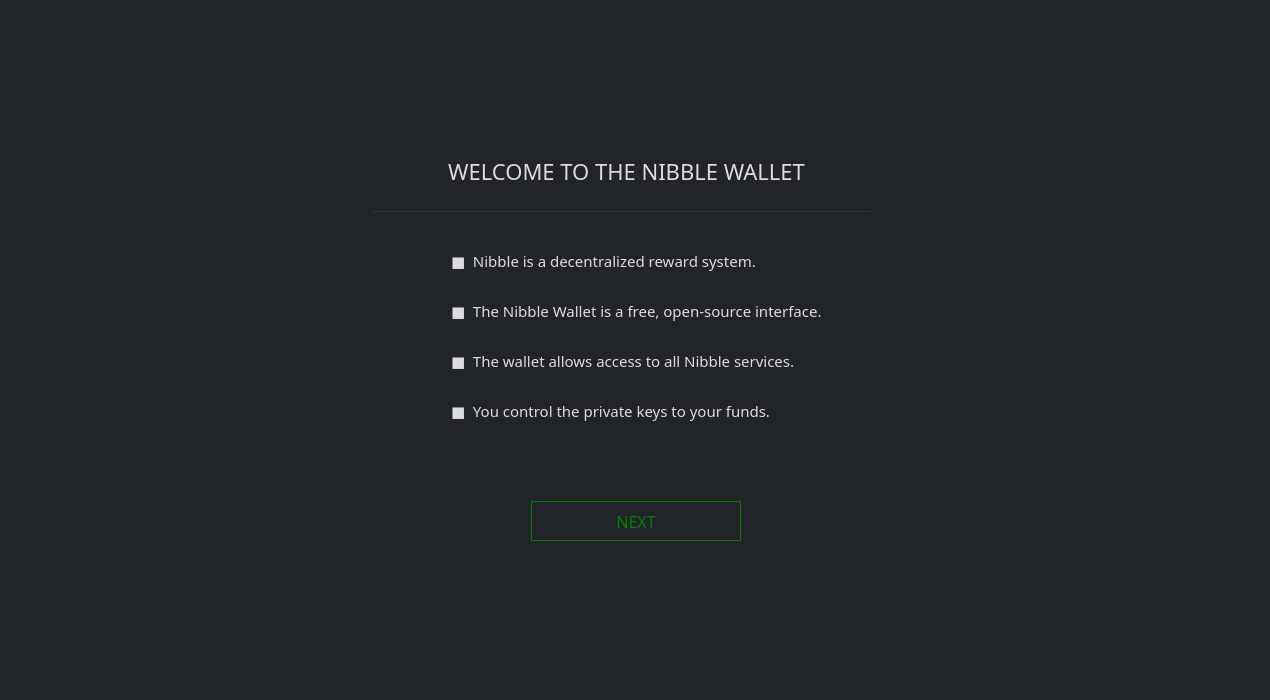
<?xml version="1.0" encoding="UTF-8"?>
<ui version="4.0">
 <class>WelcomeFrame</class>
 <widget class="QFrame" name="WelcomeFrame">
  <property name="geometry">
   <rect>
    <x>0</x>
    <y>0</y>
    <width>1270</width>
    <height>700</height>
   </rect>
  </property>
  <property name="minimumSize">
   <size>
    <width>1270</width>
    <height>700</height>
   </size>
  </property>
  <property name="font">
   <font>
    <family>Poppins</family>
    <pointsize>9</pointsize>
   </font>
  </property>
  <property name="windowTitle">
   <string>Welcome</string>
  </property>
  <property name="styleSheet">
   <string notr="true">color: #e5e5e5;
border: 0px; background-color: #212529; font-family: Poppins;</string>
  </property>
  <property name="frameShape">
   <enum>QFrame::StyledPanel</enum>
  </property>
  <property name="frameShadow">
   <enum>QFrame::Raised</enum>
  </property>
  <layout class="QVBoxLayout" name="verticalLayout">
   <item>
    <widget class="QGroupBox" name="groupBox">
     <property name="minimumSize">
      <size>
       <width>1300</width>
       <height>700</height>
      </size>
     </property>
     <property name="styleSheet">
      <string notr="true">border: 0px; color: #262626;</string>
     </property>
     <property name="title">
      <string/>
     </property>
     <widget class="QLabel" name="label_4">
      <property name="geometry">
       <rect>
        <x>-20</x>
        <y>130</y>
        <width>1281</width>
        <height>41</height>
       </rect>
      </property>
      <property name="font">
       <font>
        <family>Poppins</family>
        <pointsize>18</pointsize>
       </font>
      </property>
      <property name="styleSheet">
       <string notr="true">color: #ddd; background: transparent;</string>
      </property>
      <property name="text">
       <string>WELCOME TO THE NIBBLE WALLET</string>
      </property>
      <property name="alignment">
       <set>Qt::AlignCenter</set>
      </property>
     </widget>
     <widget class="QGroupBox" name="box1">
      <property name="geometry">
       <rect>
        <x>30</x>
        <y>100</y>
        <width>1200</width>
        <height>560</height>
       </rect>
      </property>
      <property name="title">
       <string/>
      </property>
      <widget class="QLabel" name="label_3">
       <property name="geometry">
        <rect>
         <x>410</x>
         <y>140</y>
         <width>401</width>
         <height>20</height>
        </rect>
       </property>
       <property name="font">
        <font>
         <family>Poppins</family>
         <pointsize>-1</pointsize>
        </font>
       </property>
       <property name="styleSheet">
        <string notr="true">color: #ddd;
font-size: 15px;</string>
       </property>
       <property name="text">
        <string>■  Nibble is a decentralized reward system.</string>
       </property>
      </widget>
      <widget class="QLabel" name="label_5">
       <property name="geometry">
        <rect>
         <x>410</x>
         <y>190</y>
         <width>401</width>
         <height>20</height>
        </rect>
       </property>
       <property name="font">
        <font>
         <family>Poppins</family>
         <pointsize>-1</pointsize>
        </font>
       </property>
       <property name="styleSheet">
        <string notr="true">color: #ddd;
font-size: 15px;</string>
       </property>
       <property name="text">
        <string>■  The Nibble Wallet is a free, open-source interface.</string>
       </property>
      </widget>
      <widget class="QLabel" name="label_8">
       <property name="geometry">
        <rect>
         <x>410</x>
         <y>240</y>
         <width>401</width>
         <height>20</height>
        </rect>
       </property>
       <property name="font">
        <font>
         <family>Poppins</family>
         <pointsize>-1</pointsize>
        </font>
       </property>
       <property name="styleSheet">
        <string notr="true">color: #ddd;
font-size: 15px;</string>
       </property>
       <property name="text">
        <string>■  The wallet allows access to all Nibble services.</string>
       </property>
      </widget>
      <widget class="QLabel" name="label_9">
       <property name="geometry">
        <rect>
         <x>410</x>
         <y>290</y>
         <width>401</width>
         <height>20</height>
        </rect>
       </property>
       <property name="font">
        <font>
         <family>Poppins</family>
         <pointsize>-1</pointsize>
        </font>
       </property>
       <property name="styleSheet">
        <string notr="true">color: #ddd;
font-size: 15px;</string>
       </property>
       <property name="text">
        <string>■  You control the private keys to your funds.</string>
       </property>
      </widget>
      <widget class="QPushButton" name="next1">
       <property name="geometry">
        <rect>
         <x>490</x>
         <y>390</y>
         <width>210</width>
         <height>40</height>
        </rect>
       </property>
       <property name="font">
        <font>
         <family>Poppins</family>
         <pointsize>-1</pointsize>
        </font>
       </property>
       <property name="styleSheet">
        <string notr="true">QPushButton#next1 {color: green; background-color: #212529; border: 1px solid green; font-size: 16px;}

QPushButton#next1:hover {color: green; background-color: #212529; border: 2px solid green; font-size: 16px;}</string>
       </property>
       <property name="text">
        <string>NEXT</string>
       </property>
      </widget>
      <widget class="Line" name="line_2">
       <property name="geometry">
        <rect>
         <x>330</x>
         <y>100</y>
         <width>500</width>
         <height>1</height>
        </rect>
       </property>
       <property name="styleSheet">
        <string notr="true">background-color: #333;</string>
       </property>
       <property name="orientation">
        <enum>Qt::Horizontal</enum>
       </property>
      </widget>
      <widget class="QLabel" name="label">
       <property name="geometry">
        <rect>
         <x>-10</x>
         <y>50</y>
         <width>1191</width>
         <height>21</height>
        </rect>
       </property>
       <property name="font">
        <font>
         <family>Poppins</family>
         <pointsize>-1</pointsize>
        </font>
       </property>
       <property name="styleSheet">
        <string notr="true">color: #ddd; 
font-size: 22px;
font-family: Poppins;</string>
       </property>
       <property name="text">
        <string>WELCOME TO THE NIBBLE WALLET</string>
       </property>
       <property name="alignment">
        <set>Qt::AlignCenter</set>
       </property>
      </widget>
      <zorder>label_5</zorder>
      <zorder>next1</zorder>
      <zorder>label_3</zorder>
      <zorder>label_8</zorder>
      <zorder>label_9</zorder>
      <zorder>line_2</zorder>
      <zorder>label</zorder>
     </widget>
     <widget class="QGroupBox" name="box2">
      <property name="geometry">
       <rect>
        <x>30</x>
        <y>100</y>
        <width>1200</width>
        <height>560</height>
       </rect>
      </property>
      <property name="title">
       <string/>
      </property>
      <widget class="QLabel" name="label_6">
       <property name="geometry">
        <rect>
         <x>320</x>
         <y>140</y>
         <width>581</width>
         <height>20</height>
        </rect>
       </property>
       <property name="font">
        <font>
         <family>Poppins</family>
         <pointsize>-1</pointsize>
        </font>
       </property>
       <property name="styleSheet">
        <string notr="true">color: #ddd;
font-size: 14px;</string>
       </property>
       <property name="text">
        <string>■  When creating a wallet, you are creating a set of cryptographic keys</string>
       </property>
      </widget>
      <widget class="QLabel" name="label_7">
       <property name="geometry">
        <rect>
         <x>340</x>
         <y>160</y>
         <width>521</width>
         <height>20</height>
        </rect>
       </property>
       <property name="font">
        <font>
         <family>Poppins</family>
         <pointsize>-1</pointsize>
        </font>
       </property>
       <property name="styleSheet">
        <string notr="true">color: #ddd;
font-size: 14px;</string>
       </property>
       <property name="text">
        <string>a seed, and a wallet address.</string>
       </property>
      </widget>
      <widget class="QLabel" name="label_12">
       <property name="geometry">
        <rect>
         <x>320</x>
         <y>200</y>
         <width>591</width>
         <height>20</height>
        </rect>
       </property>
       <property name="font">
        <font>
         <family>Poppins</family>
         <pointsize>-1</pointsize>
        </font>
       </property>
       <property name="styleSheet">
        <string notr="true">color: #ddd;
font-size: 14px;</string>
       </property>
       <property name="text">
        <string>■  If you send your public address to someone then they can send you NBXC.</string>
       </property>
      </widget>
      <widget class="QLabel" name="label_13">
       <property name="geometry">
        <rect>
         <x>320</x>
         <y>300</y>
         <width>581</width>
         <height>20</height>
        </rect>
       </property>
       <property name="font">
        <font>
         <family>Poppins</family>
         <pointsize>-1</pointsize>
        </font>
       </property>
       <property name="styleSheet">
        <string notr="true">color: #ddd;
font-size: 14px;</string>
       </property>
       <property name="text">
        <string>■  The Nibble Developers have no access to your password, your keys, </string>
       </property>
      </widget>
      <widget class="QLabel" name="label_14">
       <property name="geometry">
        <rect>
         <x>340</x>
         <y>70</y>
         <width>481</width>
         <height>20</height>
        </rect>
       </property>
       <property name="font">
        <font>
         <family>Poppins</family>
         <pointsize>-1</pointsize>
        </font>
       </property>
       <property name="styleSheet">
        <string notr="true">color: #ddd;
font-size: 20px;</string>
       </property>
       <property name="text">
        <string>How does the Nibble Wallet work?</string>
       </property>
       <property name="alignment">
        <set>Qt::AlignCenter</set>
       </property>
      </widget>
      <widget class="QPushButton" name="next2">
       <property name="geometry">
        <rect>
         <x>490</x>
         <y>420</y>
         <width>210</width>
         <height>40</height>
        </rect>
       </property>
       <property name="font">
        <font>
         <family>Poppins</family>
         <pointsize>-1</pointsize>
        </font>
       </property>
       <property name="styleSheet">
        <string notr="true">QPushButton#next2 {color: green; background-color: #212529; border: 1px solid green; font-size: 16px;}

QPushButton#next2:hover {color: green; background-color: #212529; border: 2px solid green; font-size: 16px;}</string>
       </property>
       <property name="text">
        <string>NEXT</string>
       </property>
      </widget>
      <widget class="Line" name="line_3">
       <property name="geometry">
        <rect>
         <x>330</x>
         <y>100</y>
         <width>500</width>
         <height>1</height>
        </rect>
       </property>
       <property name="styleSheet">
        <string notr="true">background-color: #333;</string>
       </property>
       <property name="orientation">
        <enum>Qt::Horizontal</enum>
       </property>
      </widget>
      <widget class="QLabel" name="label_15">
       <property name="geometry">
        <rect>
         <x>320</x>
         <y>240</y>
         <width>591</width>
         <height>20</height>
        </rect>
       </property>
       <property name="font">
        <font>
         <family>Poppins</family>
         <pointsize>-1</pointsize>
        </font>
       </property>
       <property name="styleSheet">
        <string notr="true">color: #ddd;
font-size: 14px;</string>
       </property>
       <property name="text">
        <string>■  NEVER share your seed, keys, or wallet file with anyone.</string>
       </property>
      </widget>
      <widget class="QLabel" name="label_16">
       <property name="geometry">
        <rect>
         <x>340</x>
         <y>260</y>
         <width>551</width>
         <height>20</height>
        </rect>
       </property>
       <property name="font">
        <font>
         <family>Poppins</family>
         <pointsize>-1</pointsize>
        </font>
       </property>
       <property name="styleSheet">
        <string notr="true">color: #ddd;
font-size: 14px;</string>
       </property>
       <property name="text">
        <string>Doing so means they have complete control over your funds.</string>
       </property>
      </widget>
      <widget class="QLabel" name="label_17">
       <property name="geometry">
        <rect>
         <x>340</x>
         <y>320</y>
         <width>591</width>
         <height>20</height>
        </rect>
       </property>
       <property name="font">
        <font>
         <family>Poppins</family>
         <pointsize>-1</pointsize>
        </font>
       </property>
       <property name="styleSheet">
        <string notr="true">color: #ddd;
font-size: 14px;</string>
       </property>
       <property name="text">
        <string>or your seed. If you forget your password, or lose your seed, </string>
       </property>
      </widget>
      <widget class="QLabel" name="label_18">
       <property name="geometry">
        <rect>
         <x>340</x>
         <y>340</y>
         <width>621</width>
         <height>20</height>
        </rect>
       </property>
       <property name="font">
        <font>
         <family>Poppins</family>
         <pointsize>-1</pointsize>
        </font>
       </property>
       <property name="styleSheet">
        <string notr="true">color: #ddd;
font-size: 14px;</string>
       </property>
       <property name="text">
        <string>there is nothing we can do. Always keep a copy of your seed in a secure place.</string>
       </property>
      </widget>
     </widget>
     <widget class="QGroupBox" name="box3">
      <property name="geometry">
       <rect>
        <x>30</x>
        <y>100</y>
        <width>1200</width>
        <height>560</height>
       </rect>
      </property>
      <property name="title">
       <string/>
      </property>
      <widget class="QLabel" name="label_19">
       <property name="geometry">
        <rect>
         <x>410</x>
         <y>140</y>
         <width>551</width>
         <height>20</height>
        </rect>
       </property>
       <property name="font">
        <font>
         <family>Poppins</family>
         <pointsize>-1</pointsize>
        </font>
       </property>
       <property name="styleSheet">
        <string notr="true">color: #ddd;
font-size: 14px;</string>
       </property>
       <property name="text">
        <string>■  You are responsible for your own security.</string>
       </property>
      </widget>
      <widget class="QLabel" name="label_20">
       <property name="geometry">
        <rect>
         <x>410</x>
         <y>190</y>
         <width>551</width>
         <height>20</height>
        </rect>
       </property>
       <property name="font">
        <font>
         <family>Poppins</family>
         <pointsize>-1</pointsize>
        </font>
       </property>
       <property name="styleSheet">
        <string notr="true">color: #ddd;
font-size: 14px;</string>
       </property>
       <property name="text">
        <string>■  No one can recover or change your private keys or seed.</string>
       </property>
      </widget>
      <widget class="QLabel" name="label_21">
       <property name="geometry">
        <rect>
         <x>410</x>
         <y>240</y>
         <width>541</width>
         <height>20</height>
        </rect>
       </property>
       <property name="font">
        <font>
         <family>Poppins</family>
         <pointsize>-1</pointsize>
        </font>
       </property>
       <property name="styleSheet">
        <string notr="true">color: #ddd;
font-size: 14px;</string>
       </property>
       <property name="text">
        <string>■  No one can recover your password.</string>
       </property>
      </widget>
      <widget class="QLabel" name="label_22">
       <property name="geometry">
        <rect>
         <x>410</x>
         <y>290</y>
         <width>561</width>
         <height>20</height>
        </rect>
       </property>
       <property name="font">
        <font>
         <family>Poppins</family>
         <pointsize>-1</pointsize>
        </font>
       </property>
       <property name="styleSheet">
        <string notr="true">color: #ddd;
font-size: 14px;</string>
       </property>
       <property name="text">
        <string>■  No one can refund your transactions.</string>
       </property>
      </widget>
      <widget class="QLabel" name="label_23">
       <property name="geometry">
        <rect>
         <x>340</x>
         <y>70</y>
         <width>481</width>
         <height>20</height>
        </rect>
       </property>
       <property name="font">
        <font>
         <family>Poppins</family>
         <pointsize>-1</pointsize>
        </font>
       </property>
       <property name="styleSheet">
        <string notr="true">color: #ddd;
font-size: 20px;</string>
       </property>
       <property name="text">
        <string>only YOU are in control</string>
       </property>
       <property name="alignment">
        <set>Qt::AlignCenter</set>
       </property>
      </widget>
      <widget class="QPushButton" name="next3">
       <property name="geometry">
        <rect>
         <x>490</x>
         <y>410</y>
         <width>210</width>
         <height>40</height>
        </rect>
       </property>
       <property name="font">
        <font>
         <family>Poppins</family>
         <pointsize>-1</pointsize>
        </font>
       </property>
       <property name="styleSheet">
        <string notr="true">QPushButton#next3 {color: green; background-color: #212529; border: 1px solid green; font-size: 16px;}

QPushButton#next3:hover {color: green; background-color: #212529; border: 2px solid green; font-size: 16px;}</string>
       </property>
       <property name="text">
        <string>NEXT</string>
       </property>
      </widget>
      <widget class="Line" name="line_4">
       <property name="geometry">
        <rect>
         <x>330</x>
         <y>100</y>
         <width>500</width>
         <height>1</height>
        </rect>
       </property>
       <property name="styleSheet">
        <string notr="true">background-color: #333;</string>
       </property>
       <property name="orientation">
        <enum>Qt::Horizontal</enum>
       </property>
      </widget>
      <widget class="QLabel" name="label_24">
       <property name="geometry">
        <rect>
         <x>410</x>
         <y>340</y>
         <width>601</width>
         <height>20</height>
        </rect>
       </property>
       <property name="font">
        <font>
         <family>Poppins</family>
         <pointsize>-1</pointsize>
        </font>
       </property>
       <property name="styleSheet">
        <string notr="true">color: #ddd;
font-size: 14px;</string>
       </property>
       <property name="text">
        <string>■  No one can freeze your funds.</string>
       </property>
      </widget>
     </widget>
     <widget class="QGroupBox" name="box4">
      <property name="geometry">
       <rect>
        <x>30</x>
        <y>100</y>
        <width>1200</width>
        <height>560</height>
       </rect>
      </property>
      <property name="title">
       <string/>
      </property>
      <widget class="QLabel" name="label_29">
       <property name="geometry">
        <rect>
         <x>340</x>
         <y>60</y>
         <width>481</width>
         <height>31</height>
        </rect>
       </property>
       <property name="font">
        <font>
         <family>Poppins</family>
         <pointsize>-1</pointsize>
        </font>
       </property>
       <property name="styleSheet">
        <string notr="true">color: #ddd;
font-size: 20px;</string>
       </property>
       <property name="text">
        <string>Getting Started</string>
       </property>
       <property name="alignment">
        <set>Qt::AlignCenter</set>
       </property>
      </widget>
      <widget class="Line" name="line_5">
       <property name="geometry">
        <rect>
         <x>330</x>
         <y>100</y>
         <width>500</width>
         <height>1</height>
        </rect>
       </property>
       <property name="styleSheet">
        <string notr="true">background-color: #333;</string>
       </property>
       <property name="orientation">
        <enum>Qt::Horizontal</enum>
       </property>
      </widget>
      <widget class="QPushButton" name="pushButton">
       <property name="geometry">
        <rect>
         <x>100</x>
         <y>200</y>
         <width>210</width>
         <height>30</height>
        </rect>
       </property>
       <property name="font">
        <font>
         <family>Poppins</family>
         <pointsize>-1</pointsize>
        </font>
       </property>
       <property name="styleSheet">
        <string notr="true">color: #ddd; border: 1px solid green; font-size: 12px; border-radius: 5px; font-family: 'Poppins';</string>
       </property>
       <property name="text">
        <string>CREATE NEW WALLET</string>
       </property>
      </widget>
      <widget class="QPushButton" name="pushButton_2">
       <property name="geometry">
        <rect>
         <x>490</x>
         <y>200</y>
         <width>210</width>
         <height>30</height>
        </rect>
       </property>
       <property name="font">
        <font>
         <family>Poppins</family>
         <pointsize>-1</pointsize>
        </font>
       </property>
       <property name="styleSheet">
        <string notr="true">color: #ddd; border: 1px solid green; font-size: 12px; border-radius: 5px; font-family: 'Poppins';</string>
       </property>
       <property name="text">
        <string>OPEN EXISTING WALLET</string>
       </property>
      </widget>
      <widget class="QPushButton" name="spendkeyButton">
       <property name="geometry">
        <rect>
         <x>370</x>
         <y>380</y>
         <width>210</width>
         <height>30</height>
        </rect>
       </property>
       <property name="font">
        <font>
         <family>Poppins</family>
         <pointsize>-1</pointsize>
        </font>
       </property>
       <property name="styleSheet">
        <string notr="true">color: #ddd; border: 1px solid green; font-size: 12px; border-radius: 5px; font-family: 'Poppins';</string>
       </property>
       <property name="text">
        <string>IMPORT PRIVATE KEYS</string>
       </property>
      </widget>
      <widget class="QPushButton" name="guikeyButton">
       <property name="geometry">
        <rect>
         <x>600</x>
         <y>380</y>
         <width>210</width>
         <height>30</height>
        </rect>
       </property>
       <property name="font">
        <font>
         <family>Poppins</family>
         <pointsize>-1</pointsize>
        </font>
       </property>
       <property name="styleSheet">
        <string notr="true">color: #ddd; border: 1px solid green; font-size: 12px; border-radius: 5px; font-family: 'Poppins';</string>
       </property>
       <property name="text">
        <string>IMPORT GUI KEY</string>
       </property>
      </widget>
      <widget class="QPushButton" name="seedButton">
       <property name="geometry">
        <rect>
         <x>840</x>
         <y>200</y>
         <width>210</width>
         <height>30</height>
        </rect>
       </property>
       <property name="font">
        <font>
         <family>Poppins</family>
         <pointsize>-1</pointsize>
        </font>
       </property>
       <property name="styleSheet">
        <string notr="true">color: #ddd; border: 1px solid green; font-size: 12px; border-radius: 5px; font-family: 'Poppins';</string>
       </property>
       <property name="text">
        <string>IMPORT SEED</string>
       </property>
      </widget>
      <widget class="QLabel" name="label_25">
       <property name="geometry">
        <rect>
         <x>30</x>
         <y>140</y>
         <width>351</width>
         <height>31</height>
        </rect>
       </property>
       <property name="font">
        <font>
         <family>Poppins</family>
         <pointsize>-1</pointsize>
        </font>
       </property>
       <property name="styleSheet">
        <string notr="true">color: #ddd;
font-size: 14px;</string>
       </property>
       <property name="text">
        <string>Create a new wallet address along with</string>
       </property>
       <property name="alignment">
        <set>Qt::AlignCenter</set>
       </property>
      </widget>
      <widget class="QLabel" name="label_26">
       <property name="geometry">
        <rect>
         <x>420</x>
         <y>140</y>
         <width>351</width>
         <height>31</height>
        </rect>
       </property>
       <property name="font">
        <font>
         <family>Poppins</family>
         <pointsize>-1</pointsize>
        </font>
       </property>
       <property name="styleSheet">
        <string notr="true">color: #ddd;
font-size: 14px;</string>
       </property>
       <property name="text">
        <string>Already have a wallet? open the wallet</string>
       </property>
       <property name="alignment">
        <set>Qt::AlignCenter</set>
       </property>
      </widget>
      <widget class="QLabel" name="label_27">
       <property name="geometry">
        <rect>
         <x>770</x>
         <y>140</y>
         <width>351</width>
         <height>31</height>
        </rect>
       </property>
       <property name="font">
        <font>
         <family>Poppins</family>
         <pointsize>-1</pointsize>
        </font>
       </property>
       <property name="styleSheet">
        <string notr="true">color: #ddd;
font-size: 14px;</string>
       </property>
       <property name="text">
        <string>Import an existing wallet with the secret</string>
       </property>
       <property name="alignment">
        <set>Qt::AlignCenter</set>
       </property>
      </widget>
      <widget class="QLabel" name="label_28">
       <property name="geometry">
        <rect>
         <x>30</x>
         <y>170</y>
         <width>351</width>
         <height>21</height>
        </rect>
       </property>
       <property name="font">
        <font>
         <family>Poppins</family>
         <pointsize>-1</pointsize>
        </font>
       </property>
       <property name="styleSheet">
        <string notr="true">color: #ddd;
font-size: 14px;</string>
       </property>
       <property name="text">
        <string>a secret seed phrase</string>
       </property>
       <property name="alignment">
        <set>Qt::AlignCenter</set>
       </property>
      </widget>
      <widget class="QLabel" name="label_30">
       <property name="geometry">
        <rect>
         <x>770</x>
         <y>170</y>
         <width>351</width>
         <height>21</height>
        </rect>
       </property>
       <property name="font">
        <font>
         <family>Poppins</family>
         <pointsize>-1</pointsize>
        </font>
       </property>
       <property name="styleSheet">
        <string notr="true">color: #ddd;
font-size: 14px;</string>
       </property>
       <property name="text">
        <string>seed phrase and access your NBXC</string>
       </property>
       <property name="alignment">
        <set>Qt::AlignCenter</set>
       </property>
      </widget>
      <widget class="QLabel" name="label_31">
       <property name="geometry">
        <rect>
         <x>420</x>
         <y>170</y>
         <width>351</width>
         <height>21</height>
        </rect>
       </property>
       <property name="font">
        <font>
         <family>Poppins</family>
         <pointsize>-1</pointsize>
        </font>
       </property>
       <property name="styleSheet">
        <string notr="true">color: #ddd;
font-size: 14px;</string>
       </property>
       <property name="text">
        <string>and access your assets</string>
       </property>
       <property name="alignment">
        <set>Qt::AlignCenter</set>
       </property>
      </widget>
      <widget class="QLabel" name="label_32">
       <property name="geometry">
        <rect>
         <x>340</x>
         <y>310</y>
         <width>511</width>
         <height>31</height>
        </rect>
       </property>
       <property name="font">
        <font>
         <family>Poppins</family>
         <pointsize>-1</pointsize>
        </font>
       </property>
       <property name="styleSheet">
        <string notr="true">color: #ddd;
font-size: 14px;</string>
       </property>
       <property name="text">
        <string>advanced users can import using other keys</string>
       </property>
       <property name="alignment">
        <set>Qt::AlignCenter</set>
       </property>
      </widget>
      <widget class="Line" name="line_6">
       <property name="geometry">
        <rect>
         <x>340</x>
         <y>360</y>
         <width>500</width>
         <height>1</height>
        </rect>
       </property>
       <property name="styleSheet">
        <string notr="true">background-color: #333;</string>
       </property>
       <property name="orientation">
        <enum>Qt::Horizontal</enum>
       </property>
      </widget>
     </widget>
     <zorder>label_4</zorder>
     <zorder>box2</zorder>
     <zorder>box3</zorder>
     <zorder>box4</zorder>
     <zorder>box1</zorder>
    </widget>
   </item>
  </layout>
 </widget>
 <resources/>
 <connections>
  <connection>
   <sender>pushButton</sender>
   <signal>clicked()</signal>
   <receiver>WelcomeFrame</receiver>
   <slot>createWallet()</slot>
   <hints>
    <hint type="sourcelabel">
     <x>244</x>
     <y>248</y>
    </hint>
    <hint type="destinationlabel">
     <x>379</x>
     <y>234</y>
    </hint>
   </hints>
  </connection>
  <connection>
   <sender>pushButton_2</sender>
   <signal>clicked()</signal>
   <receiver>WelcomeFrame</receiver>
   <slot>openWallet()</slot>
   <hints>
    <hint type="sourcelabel">
     <x>474</x>
     <y>248</y>
    </hint>
    <hint type="destinationlabel">
     <x>379</x>
     <y>234</y>
    </hint>
   </hints>
  </connection>
  <connection>
   <sender>seedButton</sender>
   <signal>clicked()</signal>
   <receiver>WelcomeFrame</receiver>
   <slot>importSeed()</slot>
   <hints>
    <hint type="sourcelabel">
     <x>403</x>
     <y>308</y>
    </hint>
    <hint type="destinationlabel">
     <x>408</x>
     <y>308</y>
    </hint>
   </hints>
  </connection>
  <connection>
   <sender>guikeyButton</sender>
   <signal>clicked()</signal>
   <receiver>WelcomeFrame</receiver>
   <slot>importKey()</slot>
   <hints>
    <hint type="sourcelabel">
     <x>403</x>
     <y>368</y>
    </hint>
    <hint type="destinationlabel">
     <x>408</x>
     <y>308</y>
    </hint>
   </hints>
  </connection>
  <connection>
   <sender>spendkeyButton</sender>
   <signal>clicked()</signal>
   <receiver>WelcomeFrame</receiver>
   <slot>importsecretkeys()</slot>
   <hints>
    <hint type="sourcelabel">
     <x>403</x>
     <y>428</y>
    </hint>
    <hint type="destinationlabel">
     <x>408</x>
     <y>308</y>
    </hint>
   </hints>
  </connection>
  <connection>
   <sender>next1</sender>
   <signal>clicked()</signal>
   <receiver>WelcomeFrame</receiver>
   <slot>nextOne()</slot>
   <hints>
    <hint type="sourcelabel">
     <x>633</x>
     <y>518</y>
    </hint>
    <hint type="destinationlabel">
     <x>634</x>
     <y>349</y>
    </hint>
   </hints>
  </connection>
  <connection>
   <sender>next2</sender>
   <signal>clicked()</signal>
   <receiver>WelcomeFrame</receiver>
   <slot>nextTwo()</slot>
   <hints>
    <hint type="sourcelabel">
     <x>633</x>
     <y>548</y>
    </hint>
    <hint type="destinationlabel">
     <x>634</x>
     <y>349</y>
    </hint>
   </hints>
  </connection>
  <connection>
   <sender>next3</sender>
   <signal>clicked()</signal>
   <receiver>WelcomeFrame</receiver>
   <slot>nextThree()</slot>
   <hints>
    <hint type="sourcelabel">
     <x>633</x>
     <y>538</y>
    </hint>
    <hint type="destinationlabel">
     <x>634</x>
     <y>349</y>
    </hint>
   </hints>
  </connection>
 </connections>
 <slots>
  <signal>createWalletClickedSignal()</signal>
  <signal>openWalletClickedSignal()</signal>
  <slot>okClicked()</slot>
  <slot>passwordChanged(QString)</slot>
  <slot>nextOne()</slot>
  <slot>nextTwo()</slot>
  <slot>nextThree()</slot>
 </slots>
</ui>
